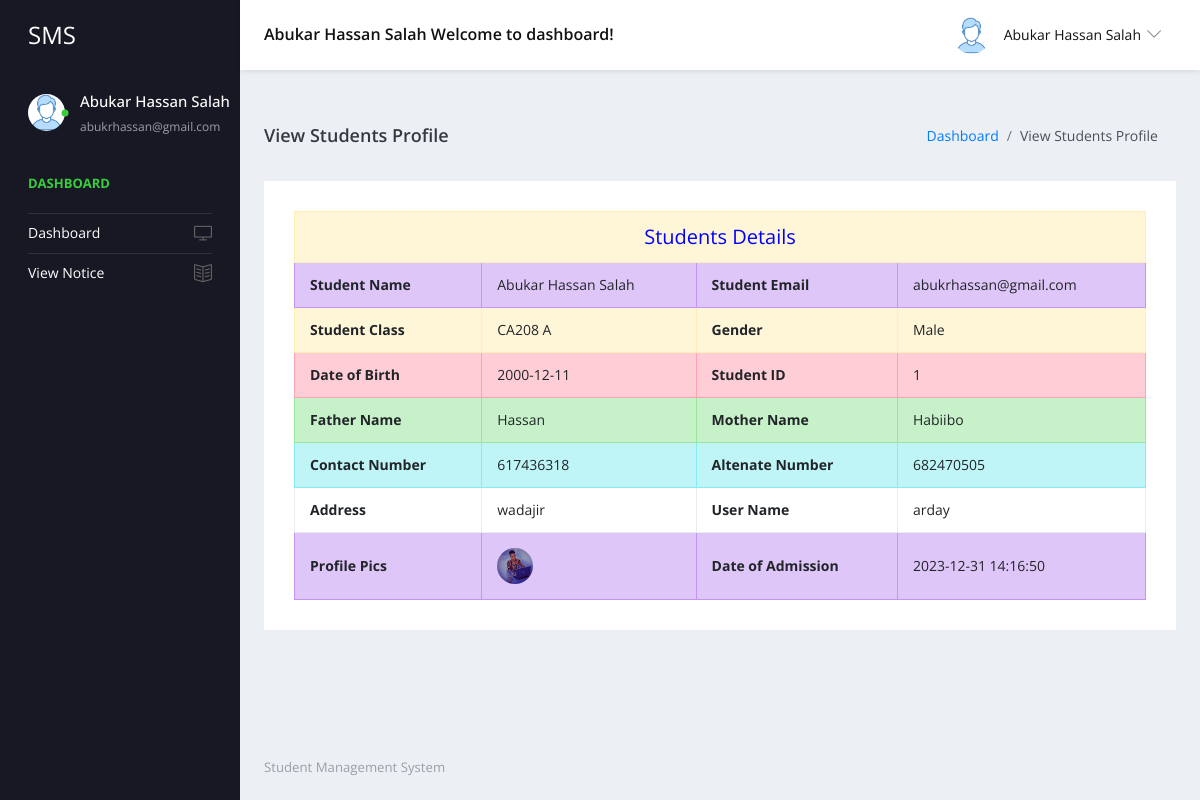
The app's page /studentms/user/student-profile.php (signed in) with its own data.
### tables this page shows
CREATE TABLE `tblstudent` (
  `ID` int(10) NOT NULL,
  `StudentName` varchar(200) DEFAULT NULL,
  `StudentEmail` varchar(200) DEFAULT NULL,
  `StudentClass` varchar(100) DEFAULT NULL,
  `Gender` varchar(50) DEFAULT NULL,
  `DOB` date DEFAULT NULL,
  `StuID` varchar(200) DEFAULT NULL,
  `FatherName` mediumtext DEFAULT NULL,
  `MotherName` mediumtext DEFAULT NULL,
  `ContactNumber` bigint(10) DEFAULT NULL,
  `AltenateNumber` bigint(10) DEFAULT NULL,
  `Address` mediumtext DEFAULT NULL,
  `UserName` varchar(200) DEFAULT NULL,
  `Password` varchar(200) DEFAULT NULL,
  `Image` varchar(200) DEFAULT NULL,
  `DateofAdmission` timestamp NULL DEFAULT current_timestamp()
);

CREATE TABLE `tblclass` (
  `ID` int(5) NOT NULL,
  `ClassName` varchar(50) DEFAULT NULL,
  `Section` varchar(20) DEFAULT NULL,
  `CreationDate` timestamp NULL DEFAULT current_timestamp()
);

### studentms/user/student-profile.php (the view, shortened to what this page needs)
<?php
include('includes/dbconnection.php');
if (strlen($_SESSION['sturecmsstuid']==0)) {
  header('location:logout.php');
  } else{
  ?>
<!DOCTYPE html>
<html lang="en">
  <head>
    <link rel="stylesheet" href="vendors/simple-line-icons/css/simple-line-icons.css">
    <link rel="stylesheet" href="vendors/flag-icon-css/css/flag-icon.min.css">
    <link rel="stylesheet" href="vendors/css/vendor.bundle.base.css">
    <link rel="stylesheet" href="vendors/select2/select2.min.css">
    <link rel="stylesheet" href="vendors/select2-bootstrap-theme/select2-bootstrap.min.css">
    <link rel="stylesheet" href="css/style.css" />
  </head>
  <body>
    <div class="container-scroller">
     <?php include_once('includes/header.php');?>
      <div class="container-fluid page-body-wrapper">
      <?php include_once('includes/sidebar.php');?>
        <div class="main-panel">
          <div class="content-wrapper">
            <div class="page-header">
              <h3 class="page-title"> View Students Profile </h3>
              <nav aria-label="breadcrumb">
                <ol class="breadcrumb">
                  <li class="breadcrumb-item"><a href="dashboard.php">Dashboard</a></li>
                  <li class="breadcrumb-item active" aria-current="page"> View Students Profile</li>
                </ol>
              </nav>
            </div>
            <div class="row">
              <div class="col-12 grid-margin stretch-card">
                <div class="card">
                  <div class="card-body">
                    <table border="1" class="table table-bordered mg-b-0">
                      <?php
$sid=$_SESSION['sturecmsstuid'];
$sql="SELECT tblstudent.StudentName,tblstudent.StudentEmail,tblstudent.StudentClass,tblstudent.Gender,tblstudent.DOB,tblstudent.StuID,tblstudent.FatherName,tblstudent.MotherName,tblstudent.ContactNumber,tblstudent.AltenateNumber,tblstudent.Address,tblstudent.UserName,tblstudent.Password,tblstudent.Image,tblstudent.DateofAdmission,tblclass.ClassName,tblclass.Section from tblstudent join tblclass on tblclass.ID=tblstudent.StudentClass where tblstudent.StuID=:sid";
$query = $dbh -> prepare($sql);
$query->bindParam(':sid',$sid,PDO::PARAM_STR);
$query->execute();
$results=$query->fetchAll(PDO::FETCH_OBJ);
$cnt=1;
if($query->rowCount() > 0)
{
foreach($results as $row)
{               ?>
 <tr align="center" class="table-warning">
<td colspan="4" style="font-size:20px;color:blue">
 Students Details</td></tr>
    <tr class="table-info">
    <th>Student Name</th>
    <td><?php  echo $row->StudentName;?></td>
     <th>Student Email</th>
    <td><?php  echo $row->StudentEmail;?></td>
  </tr>
  <tr class="table-warning">
     <th>Student Class</th>
    <td><?php  echo $row->ClassName;?> <?php  echo $row->Section;?></td>
     <th>Gender</th>
    <td><?php  echo $row->Gender;?></td>
  </tr>
  <tr class="table-danger">
    <th>Date of Birth</th>
    <td><?php  echo $row->DOB;?></td>
    <th>Student ID</th>
    <td><?php  echo $row->StuID;?></td>
  </tr>
  <tr class="table-success">
    <th>Father Name</th>
    <td><?php  echo $row->FatherName;?></td>
    <th>Mother Name</th>
    <td><?php  echo $row->MotherName;?></td>
  </tr>
  <tr class="table-primary">
    <th>Contact Number</th>
    <td><?php  echo $row->ContactNumber;?></td>
    <th>Altenate Number</th>
    <td><?php  echo $row->AltenateNumber;?></td>
  </tr>
  <tr class="table-progress">
    <th>Address</th>
    <td><?php  echo $row->Address;?></td>
    <th>User Name</th>
    <td><?php  echo $row->UserName;?></td>
  </tr>
   <tr class="table-info">
    <th>Profile Pics</th>
    <td><img src="../admin/images/<?php echo $row->Image;?>"></td>
    <th>Date of Admission</th>
    <td><?php  echo $row->DateofAdmission;?></td>
  </tr>
  <?php $cnt=$cnt+1;}} ?>
</table>
                  </div>
                </div>
              </div>
            </div>
          </div>
         <?php include_once('includes/footer.php');?>
        </div>
      </div>
    </div>
  </body>
</html><?php }  ?>

### studentms/user/includes/header.php (shortened to what this page needs)
 <nav class="navbar default-layout-navbar col-lg-12 col-12 p-0 fixed-top d-flex flex-row">
        <div class="navbar-brand-wrapper d-flex align-items-center">
          <a class="navbar-brand brand-logo" href="dashboard.php">
            <strong style="color: white;">SMS</strong>
          </a>
        </div>
        <?php
         $uid= $_SESSION['sturecmsuid'];
$sql="SELECT * from tblstudent where ID=:uid";
$query = $dbh -> prepare($sql);
$query->bindParam(':uid',$uid,PDO::PARAM_STR);
$query->execute();
$results=$query->fetchAll(PDO::FETCH_OBJ);
$cnt=1;
if($query->rowCount() > 0)
{
foreach($results as $row)
{               ?>
        <div class="navbar-menu-wrapper d-flex align-items-center flex-grow-1">
          <h5 class="mb-0 font-weight-medium d-none d-lg-flex"><?php  echo htmlentities($row->StudentName);?> Welcome to dashboard!</h5>
          <ul class="navbar-nav navbar-nav-right ml-auto">
            <li class="nav-item dropdown d-none d-xl-inline-flex user-dropdown">
              <a class="nav-link dropdown-toggle" id="UserDropdown" href="#" data-toggle="dropdown" aria-expanded="false">
                <img class="img-xs rounded-circle ml-2" src="images/faces/face8.jpg" alt="Profile image"> <span class="font-weight-normal"> <?php  echo htmlentities($row->StudentName);?> </span></a>
                  <p class="font-weight-light text-muted mb-0"><?php  echo htmlentities($row->StudentEmail);?></p><?php $cnt=$cnt+1;}} ?>
            </li>
          </ul>
        </div>
      </nav>

### studentms/user/includes/sidebar.php
<nav class="sidebar sidebar-offcanvas" id="sidebar">
          <ul class="nav">
            <li class="nav-item nav-profile">
              <a href="#" class="nav-link">
                <div class="profile-image">
                  <img class="img-xs rounded-circle" src="images/faces/face8.jpg" alt="profile image">
                  <div class="dot-indicator bg-success"></div>
                </div>
                <div class="text-wrapper">
                  <?php
         $uid= $_SESSION['sturecmsuid'];
$sql="SELECT * from tblstudent where ID=:uid";
$query = $dbh -> prepare($sql);
$query->bindParam(':uid',$uid,PDO::PARAM_STR);
$query->execute();
$results=$query->fetchAll(PDO::FETCH_OBJ);
$cnt=1;
if($query->rowCount() > 0)
{
foreach($results as $row)
{               ?>
                  <p class="profile-name"><?php  echo htmlentities($row->StudentName);?></p>
                  <p class="designation"><?php  echo htmlentities($row->StudentEmail);?></p><?php $cnt=$cnt+1;}} ?>
                </div>
              </a>
            </li>
            <li class="nav-item nav-category">
              <span class="nav-link">Dashboard</span>
            </li>
            <li class="nav-item">
              <a class="nav-link" href="dashboard.php">
                <span class="menu-title">Dashboard</span>
                <i class="icon-screen-desktop menu-icon"></i>
              </a>
            </li>
            <li class="nav-item">
              <a class="nav-link" href="view-notice.php">
                <span class="menu-title">View Notice</span>
                <i class="icon-book-open menu-icon"></i>
              </a>
            </li>
          </ul>
        </nav>

### records on screen
tblstudent: StudentName "Abukar Hassan Salah", StudentEmail "abukrhassan@gmail.com", tblclass.ClassName "CA208", tblclass.Section "A", Gender "Male", DOB "2000-12-11", StuID "1", FatherName "Hassan", MotherName "Habiibo", ContactNumber "617436318", AltenateNumber "682470505", Address "wadajir", UserName "arday", Image (picture), DateofAdmission "2023-12-31 14:16:50"
